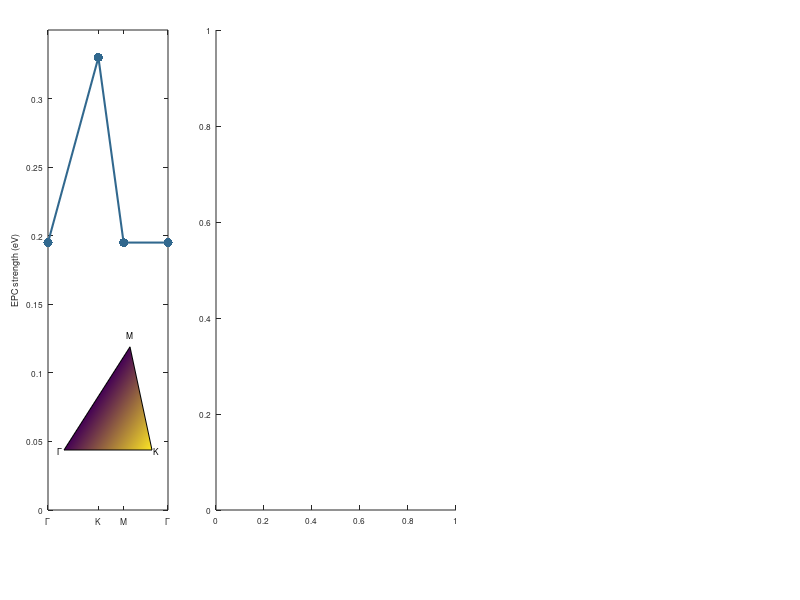

Source code (MATLAB): (Note: this script raises an error after producing the figure.)
set(0, 'defaultaxesfontsize', 6, 'defaulttextfontsize', 6)
figure(4, 'position', [0 0 1000 400])
colours_sig = viridis(7);

% Plot EPC dispersion

subplot('Position', [0.06 0.15 0.15 0.8])
hold on
plot([0 0.42 0.63 1], [0.195 0.33 0.195 0.195], '.-', 'Color', colours_sig(3, :), 'Linewidth', 1.5, 'MarkerSize', 20)
hold off
ylim([0 0.35])
ylabel('EPC strength (eV)')
xticks([0 0.42 0.63 1])
xticklabels({'\Gamma' 'K' 'M' '\Gamma'})
box on

axes('Position', [0.08 0.25 0.11 0.2])
hold on
patch([0; 1; 0.75], [0; 0; 0.43], [0.195; 0.33; 0.195])
text(-0.05, 0, 0, '\Gamma', "horizontalalignment", "center")
text(1.05, 0, 0, 'K', "horizontalalignment", "center")
text(0.75, 0.48, 0, 'M', "horizontalalignment", "center")
hold off
axis off

% Plot resonance fit

subplot('Position', [0.27 0.15 0.3 0.8])
hold on
data_tmp = importdata('sigma*/291.8eV.txt', ' ');
errorbar(data_tmp(:, 1), data_tmp(:, 2) / max(data_tmp(:, 2)), data_tmp(:, 3) / max(data_tmp(:, 2)), 'k.')
data_tmp = importdata('sigma*/291.8eV_calc.txt', ' ');
plot(data_tmp(:, 1), data_tmp(:, 2) / max(data_tmp(:, 2)), '-', 'Color', colours_sig(3, :), 'LineWidth', 2)
plot([0.12 0.12 0.19 0.19 0.19 0.26 0.26], [1 1.05 1.05 1.1 1.05 1.05 1], 'k-')
text(0.19, 1.14, '1-phonon', "horizontalalignment", "center")
plot([0.26 0.26 0.35 0.35 0.35 0.44 0.44], [0.8 0.85 0.85 0.9 0.85 0.85 0.8], 'k-')
text(0.35, 0.94, '2-phonon', "horizontalalignment", "center")
plot([0.44 0.44 0.52 0.52 0.52 0.6 0.6], [0.6 0.65 0.65 0.7 0.65 0.65 0.6], 'k-')
text(0.52, 0.74, '3-phonon', "horizontalalignment", "center")
plot([0.6 0.6 0.69 0.69 0.69 0.78 0.78], [0.4 0.45 0.45 0.5 0.45 0.45 0.4], 'k-')
text(0.69, 0.54, '4-phonon', "horizontalalignment", "center")
plot([0.78 0.78 0.86 0.86 0.86 0.94 0.94], [0.2 0.25 0.25 0.3 0.25 0.25 0.2], 'k-')
text(0.86, 0.34, '5-phonon', "horizontalalignment", "center")
text(0.82, 1.1, '291.8 eV', "horizontalalignment", "center")
hold off
xlim([0.08 0.96])
ylim([0 1.2])
xticks(0:0.1:0.9)
xlabel('Energy loss (eV)')
ylabel('Normalized intensity')
box on

% Plot energy dependence

subplot('Position', [0.65 0.15 0.05 0.8])
hold on
data_tmp = importdata('sigma*/XAS.txt', ' ');
plot(data_tmp(:, 2), data_tmp(:, 1), 'k-', 'LineWidth', 1)
annotation('arrow', [0.7 0.683], [0.15 0.15], 'Color', colours_sig(1, :), 'LineWidth', 2)
annotation('arrow', [0.7 0.678], [0.31 0.31], 'Color', colours_sig(2, :), 'LineWidth', 2)
annotation('arrow', [0.7 0.665], [0.47 0.47], 'Color', colours_sig(3, :), 'LineWidth', 2)
annotation('arrow', [0.7 0.653], [0.63 0.63], 'Color', colours_sig(4, :), 'LineWidth', 2)
annotation('arrow', [0.7 0.658], [0.79 0.79], 'Color', colours_sig(5, :), 'LineWidth', 2)
hold off
xlim([-0.1 0.33])
ylim([291.2 292.2])
xlabel('XAS')
ylabel('Incident energy (eV)')
xticks([])
box on
set(gca, 'XDir', 'reverse')

subplot('Position', [0.701 0.15 0.25 0.8])
hold on
for i = 1:5
    data_tmp = importdata(['sigma*/' num2str(291 + 0.2 * i, '%.1f') 'eV.txt'], ' ');
    errorbar(data_tmp(:, 1), data_tmp(:, 2) / max(data_tmp(:, 2)) + i, data_tmp(:, 3) / max(data_tmp(:, 2)), 'k.')
    data_tmp = importdata(['sigma*/' num2str(291 + 0.2 * i, '%.1f') 'eV_calc.txt'], ' ');
    plot(data_tmp(:, 1), data_tmp(:, 2) / max(data_tmp(:, 2)) + i, '-', 'Color', colours_sig(i, :), 'Linewidth', 2)
end
hold off
xlim([0.08 0.96])
ylim([1 6])
xlabel('Energy loss (eV)')
ylabel('Normalized intensity', 'Position', [1 3.3], 'Rotation', 270)
yticks([])
box on

print('Fig4.pdf', '-dpdf', '-S1000,400')
